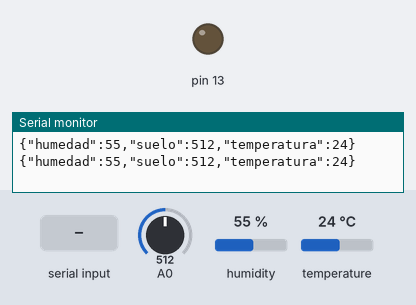
A sketch run on a simulated Arduino Uno, built with avr-gcc and run on an emulated ATmega328P. Shown: output pins drawn as LEDs (lit = HIGH), the last lines printed to the serial monitor. Wiring (inferred from the names in the program): DHT11 sensor: data pin 8. Inputs (shaded band) come from the test bench; at power-on: A0 = 512, humidity 55 %, temperature 24 °C. Pins used as bus, display or sensor lines are not drawn.

Above: at 1.8 s.
1.9 s: "T" received over the second serial link
At 3.4 s:
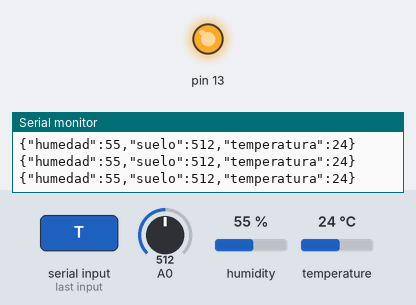
Timing chart, 0 to 4.9 s (numbered marks = the images above; inputs shaded):
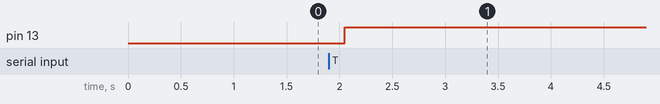

The sketch:

Automatic_Riego.ino
```cpp
#include <ArduinoJson.h>
#include <dht.h>
#include <SoftwareSerial.h>
dht DHT;
SoftwareSerial BTSerial(0, 1);

#define DHT11_PIN 8
int flag = 0;
void setup() {
  Serial.begin(9600);
  pinMode(13, OUTPUT);
  pinMode(2, INPUT);
  BTSerial.begin(9600);
}

void loop(){
  if (BTSerial.available() > 0) {
    char data(BTSerial.read());
    if (data == 'T') {
      if (flag == 0) {
       digitalWrite(13,HIGH);
        flag = 1;
      } else {
         digitalWrite(13,LOW);
        flag = 0;
      }
    }
 }
  StaticJsonDocument<200> doc;
  DHT.read11(DHT11_PIN);
  float temp = DHT.temperature;
  float humedad = DHT.humidity;
  int val = analogRead(A0);
    doc["humedad"] =  humedad;
    doc["suelo"] =  val;
    doc["temperatura"] = temp;
    serializeJson(doc, Serial);
    Serial.println();
    delay(1000);
}
```

dht.h
```cpp
//
//    FILE: dht.h
//  AUTHOR: Rob Tillaart
// VERSION: 0.1.14
// PURPOSE: DHT Temperature & Humidity Sensor library for Arduino
//     URL: http://arduino.cc/playground/Main/DHTLib
//
// HISTORY:
// see dht.cpp file
//

#ifndef dht_h
#define dht_h

#if ARDUINO < 100
#include <WProgram.h>
#else
#include <Arduino.h>
#endif

#define DHT_LIB_VERSION "0.1.14"

#define DHTLIB_OK                0
#define DHTLIB_ERROR_CHECKSUM   -1
#define DHTLIB_ERROR_TIMEOUT    -2
#define DHTLIB_INVALID_VALUE    -999

#define DHTLIB_DHT11_WAKEUP     18
#define DHTLIB_DHT_WAKEUP       1

// max timeout is 100 usec.
// For a 16 Mhz proc 100 usec is 1600 clock cycles
// loops using DHTLIB_TIMEOUT use at least 4 clock cycli
// so 100 us takes max 400 loops
// so by dividing F_CPU by 40000 we "fail" as fast as possible
#define DHTLIB_TIMEOUT (F_CPU/40000)

class dht
{
public:
    // return values:
    // DHTLIB_OK
    // DHTLIB_ERROR_CHECKSUM
    // DHTLIB_ERROR_TIMEOUT
    int read11(uint8_t pin);
    int read(uint8_t pin);

    inline int read21(uint8_t pin) { return read(pin); };
    inline int read22(uint8_t pin) { return read(pin); };
    inline int read33(uint8_t pin) { return read(pin); };
    inline int read44(uint8_t pin) { return read(pin); };

    double humidity;
    double temperature;

private:
    uint8_t bits[5];  // buffer to receive data
    int _readSensor(uint8_t pin, uint8_t wakeupDelay);
};
#endif
//
// END OF FILE
//
```

Measured:
- after the input at 1.9 s, pin 13: LOW → HIGH after 0.15 s
